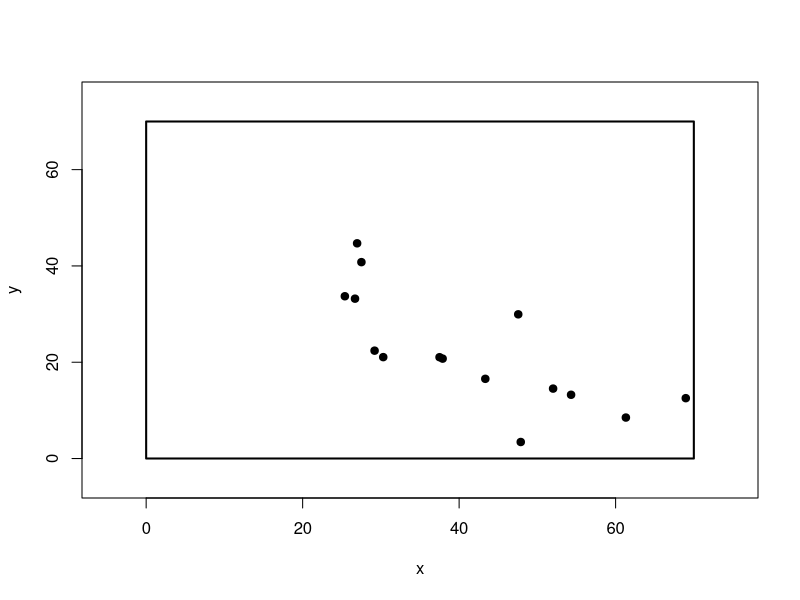
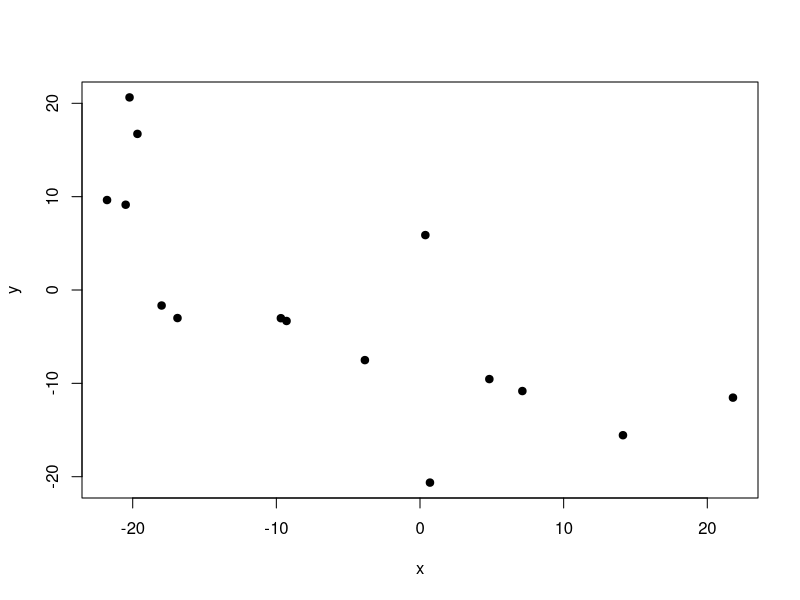
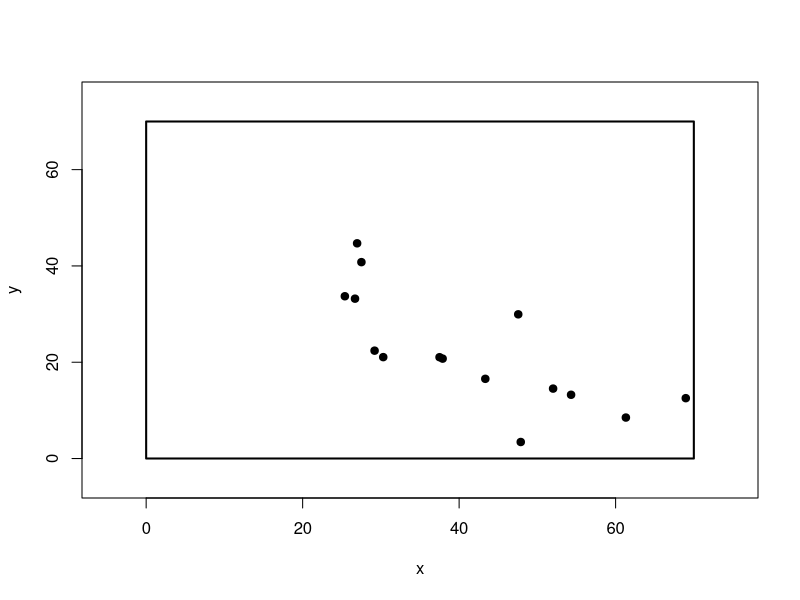
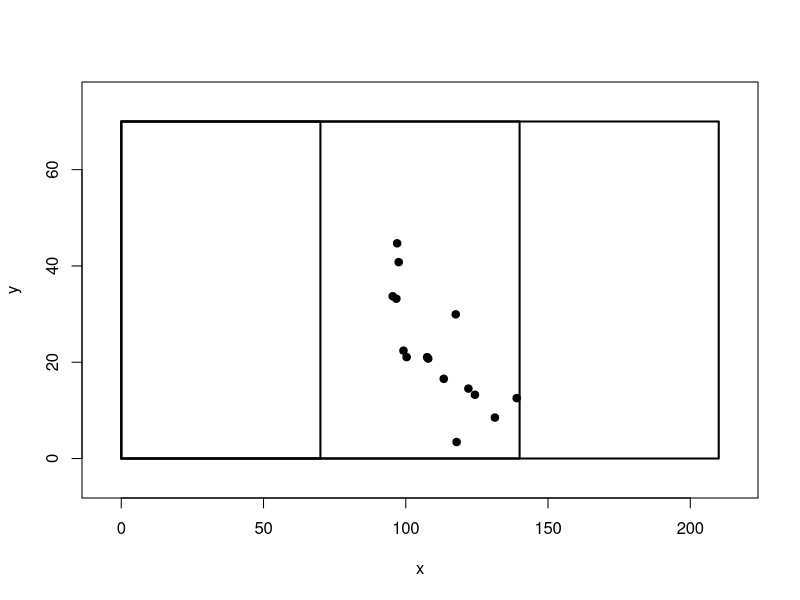
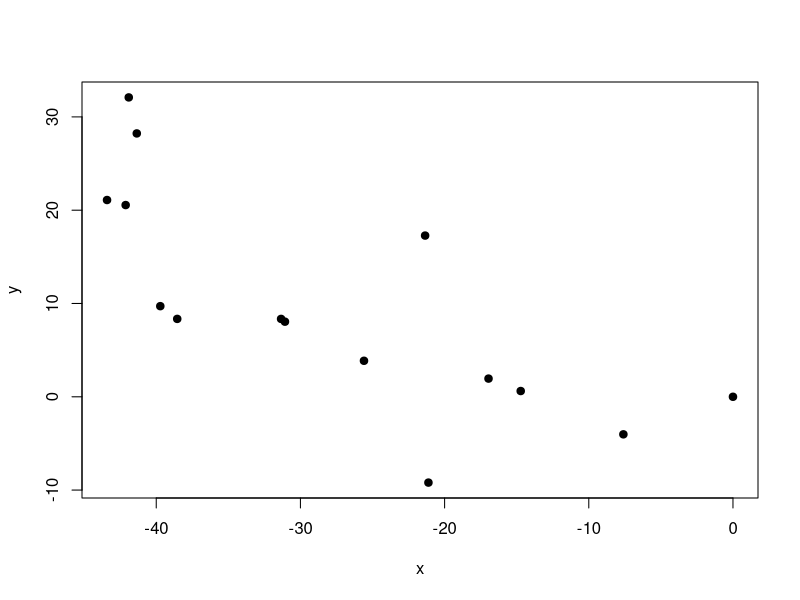
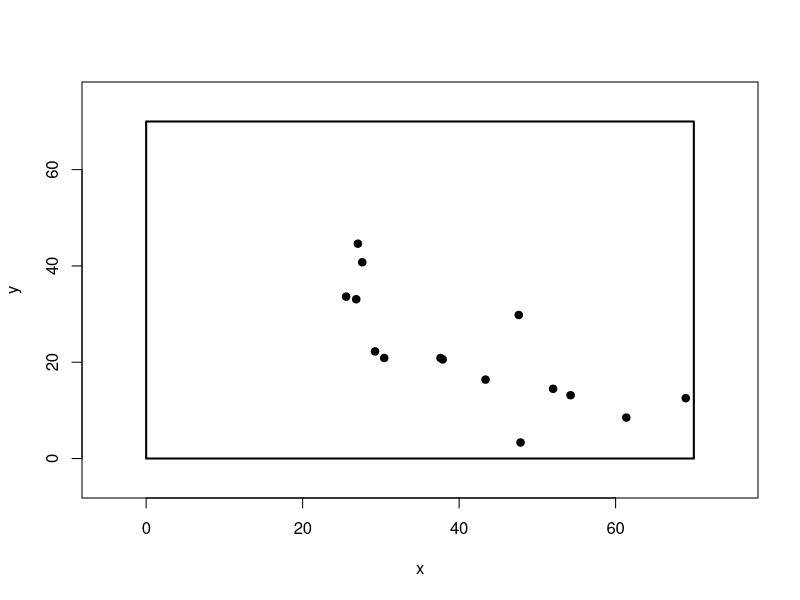

These figures' R source, in order:
## ---- chunk 1
obs = data.frame(
treeNum = c(1:15),
HD = c(70.1, 61.9, 55.9, 54.0, 48.0, 46.4, 43.2, 43.0, 56.2, 49.2, 52.2, 42.2, 42.6, 36.8, 36.9), 
AZ = c(349.7, 352.1, 346.3, 344.4, 355.9, 339.1, 331.3, 330.7, 327.8, 304.0, 301.1, 307.0, 308.8, 322.5, 325.2))

map.fixedRef = function(HD, AZ, refX = 0, refY = 0) {
    theta = (360 - AZ)
    thetarad = theta * pi/180
    x = ifelse(theta > 270, HD * cos(6.283185 - thetarad),
        ifelse(theta > 180, -HD *cos(thetarad - 3.141593),
        ifelse(theta > 90, -HD * cos(3.141593 - thetarad),
        HD * cos(thetarad))))
    y = ifelse(theta > 270, -HD * sin(6.283185 - thetarad),
        ifelse(theta > 180, -HD * sin(thetarad - 3.141593),
        ifelse(theta > 90, HD * sin(3.141593 - thetarad),
        HD * sin(thetarad))))
    x = x + refX
    y = y + refY
    return(data.frame(x = x, y = y))
}
XY = map.fixedRef(obs$HD,obs$AZ)
plot(XY,pch=19,xlim=c(-5,75),ylim=c(-5,75))
rect(0,0,70,70, lwd=2)
## ---- chunk 2
centerX = (min(XY$x) + max(XY$x))/2
centerY = (min(XY$y) + max(XY$y))/2
xdiff = centerX-XY$x  
ydiff = centerY-XY$y

obs$HDcenter = sqrt((XY$x-centerX)^2+(XY$y-centerY)^2)
obs$AZcenter = -180+(ifelse(xdiff>0 & ydiff<0, abs(atan(ydiff/xdiff)), 
     ifelse(xdiff<0 & ydiff<0, pi-abs(atan(ydiff/xdiff)), 
     ifelse(xdiff<0 & ydiff>=0, pi+abs(atan(ydiff/xdiff)), 
     ifelse(xdiff>0 & ydiff>=0, 2*pi-abs(atan(ydiff/xdiff)), 
     ifelse(xdiff==0 & ydiff>0, 1.5*pi, 
     ifelse(xdiff==0 & ydiff<0, .5*pi, 0 )))))))*180/pi
## ---- chunk 3
plot(map.fixedRef(obs$HDcenter,obs$AZcenter),pch=19)
## ---- chunk 4
plot(map.fixedRef(obs$HDcenter,obs$AZcenter, centerX,centerY),pch=19,xlim=c(-5,75),ylim=c(-5,75))
rect(0,0,70,70, lwd=2)
## ---- chunk 5
subplot = map.fixedRef(obs$HD,obs$AZ, refX=70,refY=0)

plot(subplot,pch=19,xlim=c(-5,215),ylim=c(-5,75))
rect(0,0,70,70,lwd=2)
rect(0,0,140,70,lwd=2)
rect(0,0,210,70,lwd=2)
## ---- chunk 6
obs = data.frame(
  treeorigintarget = c("(1-2)", "(2-3)", "(3-4)", "(4-5)", "(5-6)", "(6-7)", "(7-8)", "(8-9)", "(9-10)", "(10-11)", "(11-12)", "(12-13)", "(13-14)", "(14-15)"),
  HD = c(8.6, 8.5, 2.6, 11.9, 13.8, 6.9, 0.4, 13.4, 22.8, 3.9, 11.1, 1.4, 11.1, 1.8),
  AZ = c(152.1, 213.1, 210.8, 110.5, 251.1, 217.4, 228.1, 318.2, 208.7, 261.8, 97.8, 22.7, 77.5, 49.3)
)
## ---- chunk 7
map.sequenceRef = function(HD, AZ, iniX = 0, iniY = 0) {
    theta = 360 - AZ
    thetarad = theta * pi/180
    relative.x = ifelse(theta > 270, HD * cos(6.283185 - thetarad),
                 ifelse(theta > 180, -HD * cos(thetarad - 3.141593),
                 ifelse(theta > 90, -HD * cos(3.141593 - thetarad),
                 HD * cos(thetarad))))
    relative.y = ifelse(theta > 270, -HD * sin(6.283185 - thetarad),
                 ifelse(theta >180, -HD * sin(thetarad - 3.141593),
                 ifelse(theta > 90, HD * sin(3.141593 - thetarad),
                 HD * sin(thetarad))))
    x = rep(iniX, length(relative.x) + 1)
    y = rep(iniY, length(relative.y) + 1)

    for (i in 2:(length(x))) {
        x[i] = x[i - 1] + relative.x[i - 1]
        y[i] = y[i - 1] + relative.y[i - 1]
    }
    return(data.frame(x = x, y = y))
}

XY = map.sequenceRef(obs$HD,obs$AZ)
plot(XY,pch=19)

## ---- chunk 8
XY = map.sequenceRef(obs$HD, obs$AZ, iniX = 68.97, iniY = 12.53)
plot(XY,pch=19,xlim=c(-5,75),ylim=c(-5,75))
rect(0,0,70,70, lwd=2)

